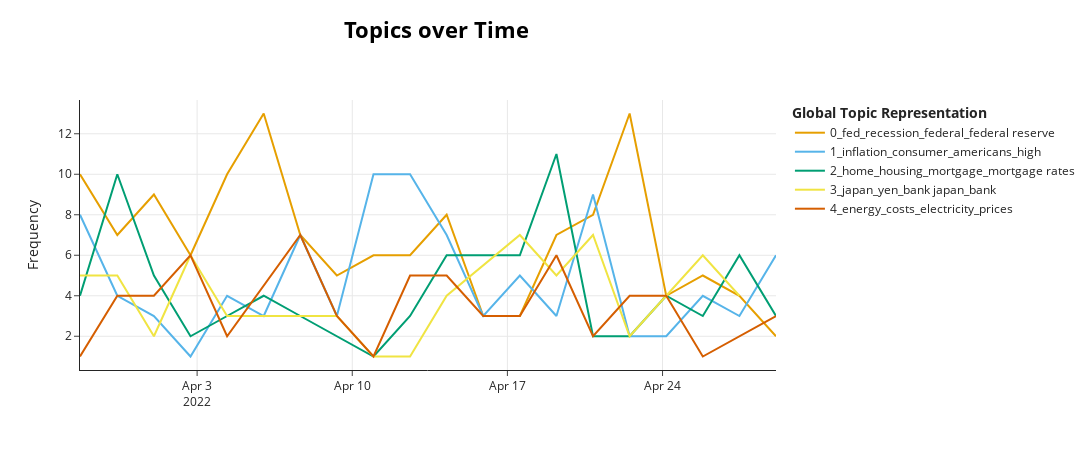

The code cell stored with this chart in its notebook:
### Code cell
#Frecuencia de temas en el tiempo
topic_model.visualize_topics_over_time(topics_over_time, top_n_topics=5)

### Figure 1 — Plotly figure (JSON) as saved in the notebook; plotly's stock layout.template omitted (floating-point values rounded to 4 significant figures)
{"data": [{"hoverinfo": "text", "hovertext": ["<b>Topic 0</b><br>Words: fed, yield curve, curve, yield, nomination", "<b>Topic 0</b><br>Words: fed, inversion, yield curve, curve, fed president", "<b>Topic 0</b><br>Words: recession, fed, chief economist, increases, recent", "<b>Topic 0</b><br>Words: fed, yield curve, curve, federal reserve, yield", "<b>Topic 0</b><br>Words: fed, recession, rates, says, federal reserve", "<b>Topic 0</b><br>Words: fed, balance, balance sheet, sheet, policy", "<b>Topic 0</b><br>Words: federal reserve, federal, fed, reserve, recession", "<b>Topic 0</b><br>Words: federal reserve, federal, fed, reserve, says fed", "<b>Topic 0</b><br>Words: fed, 10year, federal, tightening, policy", "<b>Topic 0</b><br>Words: fed, raise rates, raise, fed president, federal reserve", "<b>Topic 0</b><br>Words: fed, raise, fed president, hawkish, point", "<b>Topic 0</b><br>Words: fed, recession, says recession, getting better, quiet period", "<b>Topic 0</b><br>Words: fed, recession, sachs writes, fed hard, recession 35", "<b>Topic 0</b><br>Words: fed, 75 basis, 75, betting, point", "<b>Topic 0</b><br>Words: fed, powell, fed chair, jerome powell, jerome", "<b>Topic 0</b><br>Words: fed, point, bond market, rates, hawkish", "<b>Topic 0</b><br>Words: fed, market, unfold markets, money managers, says jerome", "<b>Topic 0</b><br>Words: fed, hold person, person, press conference, conference pandemic", "<b>Topic 0</b><br>Words: senate, chairman, fed, inflation bonds, house senate", "<b>Topic 0</b><br>Words: instead pay, slow pace, hikes bloomberg, early bet, increases loading"], "marker": {"color": "#E69F00"}, "mode": "lines", "name": "0_fed_recession_federal_federal reserve", "type": "scatter", "x": ["2022-03-28T17:10:27.920000", "2022-03-30T09:35:35", "2022-04-01T01:13:09", "2022-04-02T16:50:43", "2022-04-04T08:28:17", "2022-04-06T00:05:51", "2022-04-07T15:43:25", "2022-04-09T07:20:59", "2022-04-10T22:58:33", "2022-04-12T14:36:07", "2022-04-14T06:13:41", "2022-04-15T21:51:15", "2022-04-17T13:28:49", "2022-04-19T05:06:23", "2022-04-20T20:43:57", "2022-04-22T12:21:31", "2022-04-24T03:59:05", "2022-04-25T19:36:39", "2022-04-27T11:14:13", "2022-04-29T02:51:47"], "y": [10, 7, 9, 6, 10, 13, 7, 5, 6, 6, 8, 3, 3, 7, 8, 13, 4, 5, 4, 2]}, {"hoverinfo": "text", "hovertext": ["<b>Topic 1</b><br>Words: inflation, americans, fed, consumer, typical economic", "<b>Topic 1</b><br>Words: declined suggesting, pace price, suggesting fastest, increases tempering, tempering demand", "<b>Topic 1</b><br>Words: effective inflation, hamburger, helper actually, feel better, concerned inflationhttps", "<b>Topic 1</b><br>Words: economies massive, developed economies, provided pandemic, pandemic according, researchers san", "<b>Topic 1</b><br>Words: services increased, value level, 50 signal, worse supply, level according", "<b>Topic 1</b><br>Words: far, inflation, record territory, angst taking, inflation far", "<b>Topic 1</b><br>Words: inflation, fight inflation, fight, think differently, 1010 hour", "<b>Topic 1</b><br>Words: elevated, goes prove, remain elevated, water mark, services demand", "<b>Topic 1</b><br>Words: inflation, consumer, retailers warn, uk retailers, high", "<b>Topic 1</b><br>Words: inflation, dont expect, dont, isnt, expect", "<b>Topic 1</b><br>Words: consumer sentiment, consumer, retail sales, retail, sales", "<b>Topic 1</b><br>Words: times financial, threshold, inflation cracked, tampa florida, cities tampa", "<b>Topic 1</b><br>Words: inflation, americans, young remember, longer boosting, inflation inflation", "<b>Topic 1</b><br>Words: inflation, kimberly clark, ceo brian, clark early, makers shouldnt", "<b>Topic 1</b><br>Words: inflation, based inflation, netflix, based, consumers", "<b>Topic 1</b><br>Words: fed geopolitics, forward pretty, shifted burden, year measure, record firms", "<b>Topic 1</b><br>Words: earners, earners likely, heavily spending, households lower, heavily", "<b>Topic 1</b><br>Words: strength, ceo said, amp primark, bancshares ceo, slightly worsened", "<b>Topic 1</b><br>Words: retailers cost, takes greater, crunch escalatedhttps, streaming market, kantar signals", "<b>Topic 1</b><br>Words: inflation, rose, wages, surging, powerful"], "marker": {"color": "#56B4E9"}, "mode": "lines", "name": "1_inflation_consumer_americans_high", "type": "scatter", "x": ["2022-03-28T17:10:27.920000", "2022-03-30T09:35:35", "2022-04-01T01:13:09", "2022-04-02T16:50:43", "2022-04-04T08:28:17", "2022-04-06T00:05:51", "2022-04-07T15:43:25", "2022-04-09T07:20:59", "2022-04-10T22:58:33", "2022-04-12T14:36:07", "2022-04-14T06:13:41", "2022-04-15T21:51:15", "2022-04-17T13:28:49", "2022-04-19T05:06:23", "2022-04-20T20:43:57", "2022-04-22T12:21:31", "2022-04-24T03:59:05", "2022-04-25T19:36:39", "2022-04-27T11:14:13", "2022-04-29T02:51:47"], "y": [8, 4, 3, 1, 4, 3, 7, 3, 10, 10, 7, 3, 5, 3, 9, 2, 2, 4, 3, 6]}, {"hoverinfo": "text", "hovertext": ["<b>Topic 2</b><br>Words: housing, cities, home, shows, home prices", "<b>Topic 2</b><br>Words: home, mortgage rates, mortgage, property, housing", "<b>Topic 2</b><br>Words: property, home, home prices, car, prices", "<b>Topic 2</b><br>Words: housing, ontario los, angeles mayor, cool red, buyers rising", "<b>Topic 2</b><br>Words: low, biggest homebuilders, series rapid, payments houses, collapse sales", "<b>Topic 2</b><br>Words: mortgage, property, continued, home, biddinghttps", "<b>Topic 2</b><br>Words: mortgage rates, mortgage, intense competition, seal deal, rates prices", "<b>Topic 2</b><br>Words: buying, canada ban, attempt cool, ban foreigners, falling canada", "<b>Topic 2</b><br>Words: mean housing, rates mean, housing market, mean, mortgage rates", "<b>Topic 2</b><br>Words: housing, canada, guide biggest, single offer, offers practical", "<b>Topic 2</b><br>Words: home, took steps, authorities took, pace authorities, china home", "<b>Topic 2</b><br>Words: housing, canada, home, market, estate", "<b>Topic 2</b><br>Words: property, home sales, home, sales, residential", "<b>Topic 2</b><br>Words: home, mortgage, mortgage rates, sales, real estate", "<b>Topic 2</b><br>Words: lower temperature, surging real, housing markethttps, rose 12year, start lower", "<b>Topic 2</b><br>Words: home, home potential, discouraged rising, getting discouraged, new ranking", "<b>Topic 2</b><br>Words: housing, mortgage rates, mortgage, market, trow", "<b>Topic 2</b><br>Words: indicating high, surging borrowing, sales new, low indicating, squeeze market", "<b>Topic 2</b><br>Words: real estate, estate, real, mortgage, homeownership attempts", "<b>Topic 2</b><br>Words: housing, thwarted, code build, development code, revise land"], "marker": {"color": "#009E73"}, "mode": "lines", "name": "2_home_housing_mortgage_mortgage rates", "type": "scatter", "x": ["2022-03-28T17:10:27.920000", "2022-03-30T09:35:35", "2022-04-01T01:13:09", "2022-04-02T16:50:43", "2022-04-04T08:28:17", "2022-04-06T00:05:51", "2022-04-07T15:43:25", "2022-04-09T07:20:59", "2022-04-10T22:58:33", "2022-04-12T14:36:07", "2022-04-14T06:13:41", "2022-04-15T21:51:15", "2022-04-17T13:28:49", "2022-04-19T05:06:23", "2022-04-20T20:43:57", "2022-04-22T12:21:31", "2022-04-24T03:59:05", "2022-04-25T19:36:39", "2022-04-27T11:14:13", "2022-04-29T02:51:47"], "y": [4, 10, 5, 2, 3, 4, 3, 2, 1, 3, 6, 6, 6, 11, 2, 2, 4, 3, 6, 3]}, {"hoverinfo": "text", "hovertext": ["<b>Topic 3</b><br>Words: japan, yen, japan stepped, interventions details, interventions", "<b>Topic 3</b><br>Words: kuroda, japan, yen, bank japan, japan governor", "<b>Topic 3</b><br>Words: japan, yen, question break, break japan, bonds havent", "<b>Topic 3</b><br>Words: japan, yen, bank japan, inflation globe, tenacious keeping", "<b>Topic 3</b><br>Words: japan, bank japan, yen, overall bank, japan pure", "<b>Topic 3</b><br>Words: yen, japan, impact surging, long considered, plunge", "<b>Topic 3</b><br>Words: bank japan, japan, boldest, landed bank, experiment landed", "<b>Topic 3</b><br>Words: japan, yen, bank japan, imagined, edifice", "<b>Topic 3</b><br>Words: supported gain, verbal, briefly, briefly supported, suzuki ramped", "<b>Topic 3</b><br>Words: official sayshttps, rates senior, aim achieving, boj official, issue digital", "<b>Topic 3</b><br>Words: japan, bank japan, yen, 20year low, yen relentless", "<b>Topic 3</b><br>Words: yen, japan, bank japan, currency, bank", "<b>Topic 3</b><br>Words: yen, japan, bank japan, imports, sustainability goals", "<b>Topic 3</b><br>Words: japan, yen, bank japan, fall, bank", "<b>Topic 3</b><br>Words: imports bank, hit weak, stand pat, widely expected, speculation grows", "<b>Topic 3</b><br>Words: japan, yen, measures counter, weakening, bank japan", "<b>Topic 3</b><br>Words: yen, japan, bank japan, dollar, japan sparked"], "marker": {"color": "#F0E442"}, "mode": "lines", "name": "3_japan_yen_bank japan_bank", "type": "scatter", "x": ["2022-03-28T17:10:27.920000", "2022-03-30T09:35:35", "2022-04-01T01:13:09", "2022-04-02T16:50:43", "2022-04-04T08:28:17", "2022-04-06T00:05:51", "2022-04-07T15:43:25", "2022-04-09T07:20:59", "2022-04-10T22:58:33", "2022-04-12T14:36:07", "2022-04-14T06:13:41", "2022-04-17T13:28:49", "2022-04-19T05:06:23", "2022-04-20T20:43:57", "2022-04-22T12:21:31", "2022-04-25T19:36:39", "2022-04-27T11:14:13"], "y": [5, 5, 2, 6, 3, 3, 3, 3, 1, 1, 4, 7, 5, 7, 2, 6, 4]}, {"hoverinfo": "text", "hovertext": ["<b>Topic 4</b><br>Words: materials room, signaltheyll paying, texas east, coast signaltheyll, paying raw", "<b>Topic 4</b><br>Words: energy, amp singapore, operator announced, cover higher, adding growing", "<b>Topic 4</b><br>Words: manufacturers, hard choice, builders hard, managed position, lower sales", "<b>Topic 4</b><br>Words: energy, cost living, plans broaden, actual income, ukraine sanctions", "<b>Topic 4</b><br>Words: surge lithium, electric carmakers, statistics electric, lithium seen, energy raw", "<b>Topic 4</b><br>Words: energy, energy costs, costs, uk, power", "<b>Topic 4</b><br>Words: hardware, carbon capture, challenge building, infrastructure developing, capture", "<b>Topic 4</b><br>Words: plan challenges, investors looking, future planners, looking energy, energy plan", "<b>Topic 4</b><br>Words: energy, fossil fuel, renewable, renewable energy, fossil", "<b>Topic 4</b><br>Words: 100 clean, transmission line, turbines produced, goals set, grid ran", "<b>Topic 4</b><br>Words: news writes, skepticism corporate, corporate climate, come billions, leaders solution", "<b>Topic 4</b><br>Words: fabrication questions, accusations, questions verification, data fabrication, carbon market", "<b>Topic 4</b><br>Words: energy, boao forum, denmark expects, energy likely, trina", "<b>Topic 4</b><br>Words: california environmental, reforming law, survey underscores, argued, latest factory", "<b>Topic 4</b><br>Words: electricity, stations reveal, satellites ships, homehttps data, reduce spain", "<b>Topic 4</b><br>Words: plastic, manufacturers, data science, waste uk, tide plastic", "<b>Topic 4</b><br>Words: companies cope, companies windfall, tax electricity, electricity companies, profits help", "<b>Topic 4</b><br>Words: path, need europe, iberdrola ceo, happened path, political wildcard", "<b>Topic 4</b><br>Words: raw material, material, raw, asked american, million higher"], "marker": {"color": "#D55E00"}, "mode": "lines", "name": "4_energy_costs_electricity_prices", "type": "scatter", "x": ["2022-03-28T17:10:27.920000", "2022-03-30T09:35:35", "2022-04-01T01:13:09", "2022-04-02T16:50:43", "2022-04-04T08:28:17", "2022-04-07T15:43:25", "2022-04-09T07:20:59", "2022-04-10T22:58:33", "2022-04-12T14:36:07", "2022-04-14T06:13:41", "2022-04-15T21:51:15", "2022-04-17T13:28:49", "2022-04-19T05:06:23", "2022-04-20T20:43:57", "2022-04-22T12:21:31", "2022-04-24T03:59:05", "2022-04-25T19:36:39", "2022-04-27T11:14:13", "2022-04-29T02:51:47"], "y": [1, 4, 4, 6, 2, 7, 3, 1, 5, 5, 3, 3, 6, 2, 4, 4, 1, 2, 3]}], "layout": {"height": 450, "hoverlabel": {"bgcolor": "white", "font": {"family": "Rockwell", "size": 16}}, "legend": {"title": {"text": "<b>Global Topic Representation"}}, "title": {"font": {"color": "Black", "size": 22}, "text": "<b>Topics over Time", "x": 0.4, "xanchor": "center", "y": 0.95, "yanchor": "top"}, "width": 1250, "xaxis": {"showgrid": true}, "yaxis": {"showgrid": true, "title": {"text": "Frequency"}}}}
